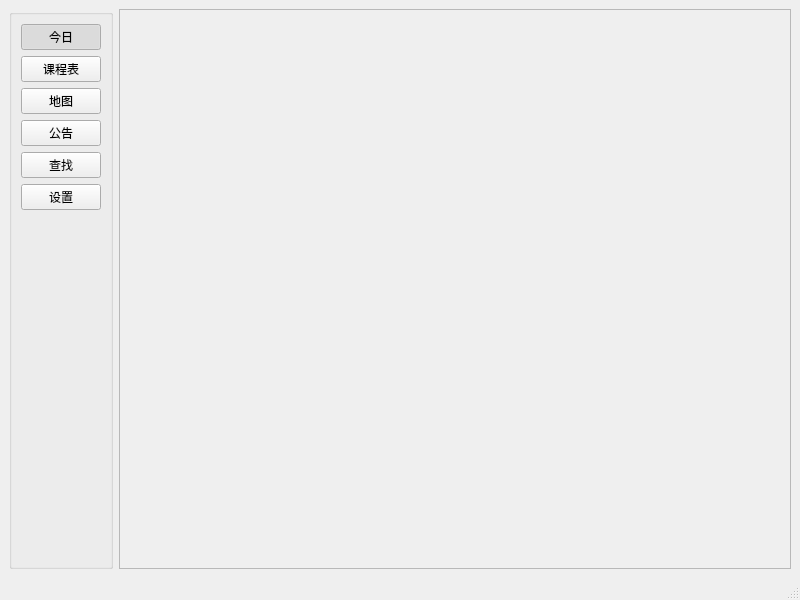
<?xml version="1.0" encoding="UTF-8"?>
<ui version="4.0">
 <class>MainWindow</class>
 <widget class="QMainWindow" name="MainWindow">
  <property name="geometry">
   <rect>
    <x>0</x>
    <y>0</y>
    <width>800</width>
    <height>600</height>
   </rect>
  </property>
  <property name="windowTitle">
   <string>SCi</string>
  </property>
  <property name="windowIcon">
   <iconset resource="photos.qrc">
    <normaloff>:/Photos/icons/512.ico</normaloff>:/Photos/icons/512.ico</iconset>
  </property>
  <widget class="QWidget" name="centralwidget">
   <layout class="QHBoxLayout" name="horizontalLayout_2">
    <item>
     <layout class="QHBoxLayout" name="horizontalLayout">
      <item>
       <widget class="QGroupBox" name="groupBox">
        <property name="title">
         <string/>
        </property>
        <layout class="QVBoxLayout" name="verticalLayout">
         <item>
          <widget class="QPushButton" name="ButtonToday">
           <property name="text">
            <string>今日</string>
           </property>
           <property name="icon">
            <iconset resource="photos.qrc">
             <normaloff>:/icon_button/Photos/icons/today_button_icon.png</normaloff>:/icon_button/Photos/icons/today_button_icon.png</iconset>
           </property>
           <property name="checkable">
            <bool>true</bool>
           </property>
           <property name="checked">
            <bool>true</bool>
           </property>
          </widget>
         </item>
         <item>
          <widget class="QPushButton" name="ButtonClassSchedule">
           <property name="text">
            <string>课程表</string>
           </property>
           <property name="icon">
            <iconset resource="photos.qrc">
             <normaloff>:/icon_button/Photos/icons/schedule_button_icon.png</normaloff>:/icon_button/Photos/icons/schedule_button_icon.png</iconset>
           </property>
           <property name="checkable">
            <bool>true</bool>
           </property>
          </widget>
         </item>
         <item>
          <widget class="QPushButton" name="ButtonMap">
           <property name="text">
            <string>地图</string>
           </property>
           <property name="icon">
            <iconset resource="photos.qrc">
             <normaloff>:/icon_button/Photos/icons/map_button_icon.png</normaloff>:/icon_button/Photos/icons/map_button_icon.png</iconset>
           </property>
           <property name="checkable">
            <bool>true</bool>
           </property>
          </widget>
         </item>
         <item>
          <widget class="QPushButton" name="ButtonNotice">
           <property name="text">
            <string>公告</string>
           </property>
           <property name="icon">
            <iconset resource="photos.qrc">
             <normaloff>:/icon_button/Photos/icons/notice_button_icon.png</normaloff>:/icon_button/Photos/icons/notice_button_icon.png</iconset>
           </property>
           <property name="checkable">
            <bool>true</bool>
           </property>
          </widget>
         </item>
         <item>
          <widget class="QPushButton" name="FindButton">
           <property name="text">
            <string>查找</string>
           </property>
           <property name="icon">
            <iconset resource="photos.qrc">
             <normaloff>:/icon_button/Photos/icons/find_button_icon.png</normaloff>:/icon_button/Photos/icons/find_button_icon.png</iconset>
           </property>
          </widget>
         </item>
         <item>
          <widget class="QPushButton" name="SettingButton">
           <property name="text">
            <string>设置</string>
           </property>
           <property name="icon">
            <iconset resource="photos.qrc">
             <normaloff>:/icon_button/Photos/icons/settings_button_icon.png</normaloff>:/icon_button/Photos/icons/settings_button_icon.png</iconset>
           </property>
          </widget>
         </item>
         <item>
          <spacer name="verticalSpacer">
           <property name="orientation">
            <enum>Qt::Orientation::Vertical</enum>
           </property>
           <property name="sizeHint" stdset="0">
            <size>
             <width>20</width>
             <height>462</height>
            </size>
           </property>
          </spacer>
         </item>
        </layout>
       </widget>
      </item>
      <item>
       <widget class="QStackedWidget" name="stackedWidget">
        <property name="frameShape">
         <enum>QFrame::Shape::StyledPanel</enum>
        </property>
       </widget>
      </item>
     </layout>
    </item>
   </layout>
  </widget>
  <widget class="QStatusBar" name="statusBar"/>
 </widget>
 <resources>
  <include location="photos.qrc"/>
 </resources>
 <connections/>
</ui>
